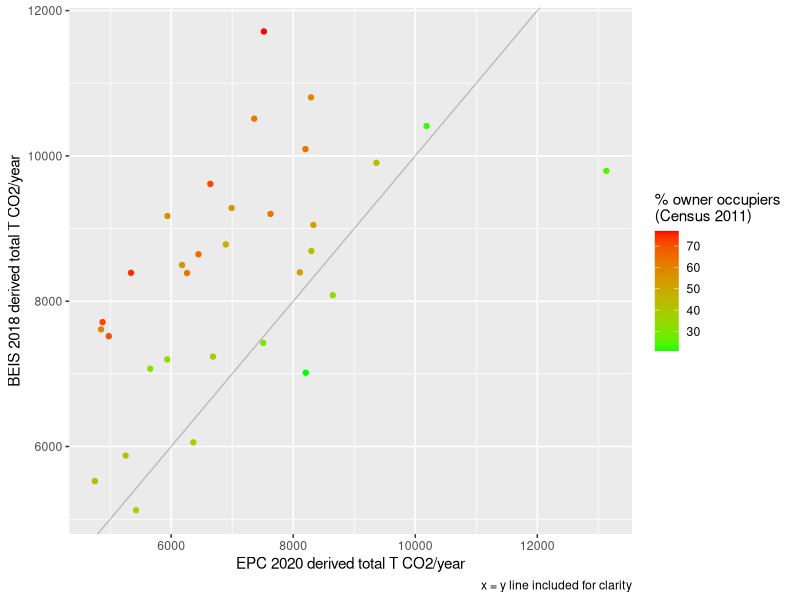
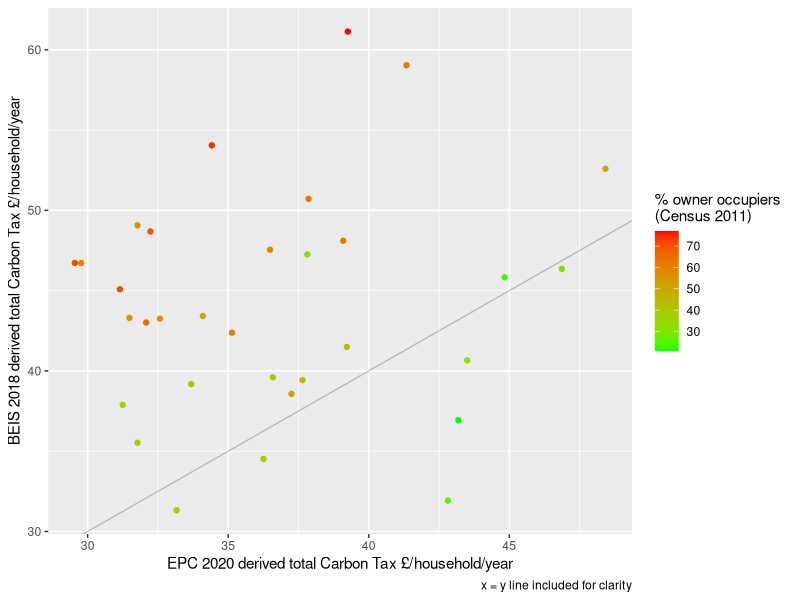
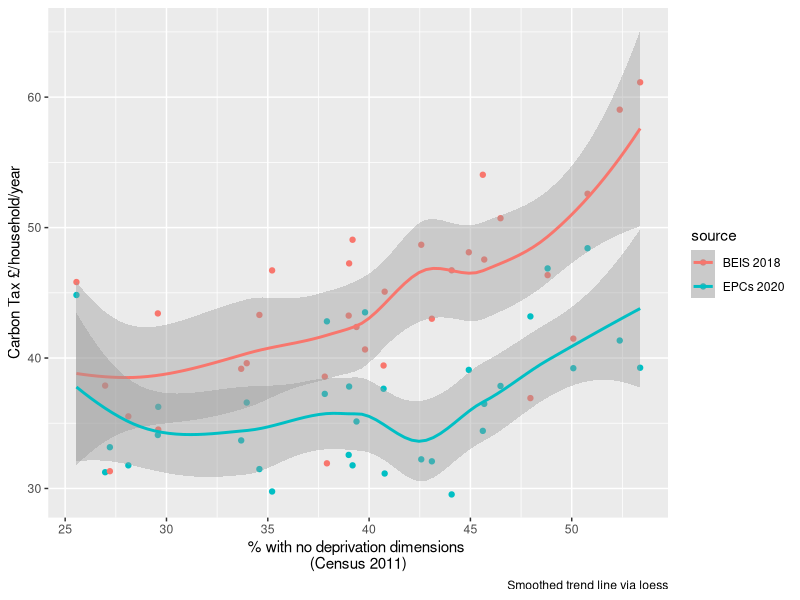
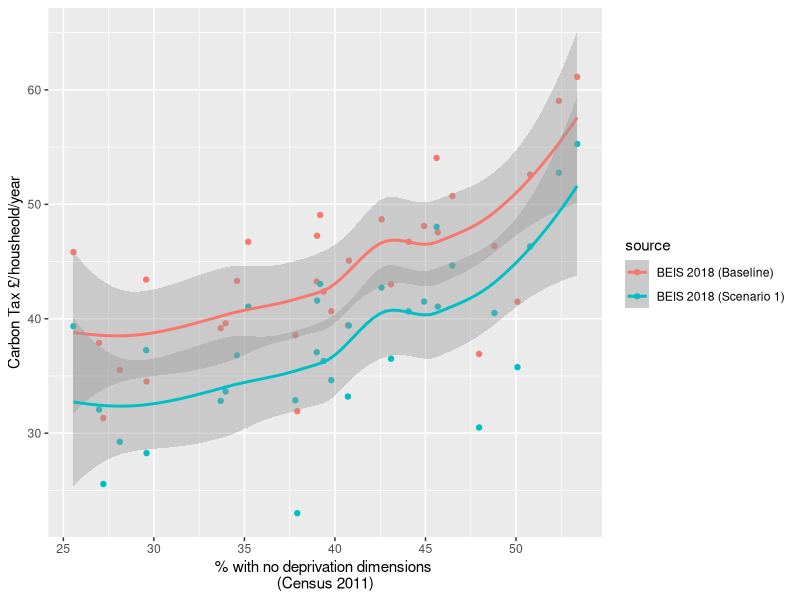
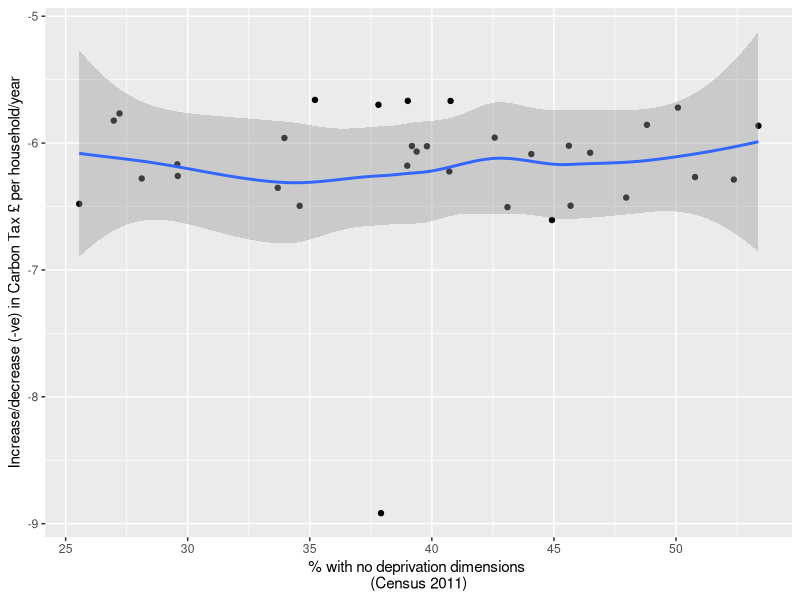

These figures' R source, in order:
## ---- chunk 1
knitr::opts_chunk$set(echo = TRUE)

library(data.table)
library(ggplot2)
library(kableExtra)
library(readxl)
## ---- chunk 2
msoaDT <- data.table::fread(here::here("data", "sotonMSOAdata.csv"))
## ---- chunk 3
elecCF <- 200 # g CO2e/kWh https://www.icax.co.uk/Grid_Carbon_Factors.html
gasCF <- 215 # g CO2e/kWh https://www.icax.co.uk/Carbon_Emissions_Calculator.html
## ---- chunk 4
msoaDT[, sumBEIS_gCO2 := (beisElecMWh*1000)*elecCF + (beisGasMWh*1000)*gasCF] # calculate via g & kWh
msoaDT[, sumBEIS_tCO2 := sumBEIS_gCO2/1000000] # tonnes
## ---- chunk 5
ggplot2::ggplot(msoaDT, aes(x = sumEPC_tCO2, 
                       y = sumBEIS_tCO2,
                       colour = round(ownerOcc_pc))) +
  geom_abline(alpha = 0.2, slope=1, intercept=0) +
  geom_point() +
  scale_color_continuous(name = "% owner occupiers \n(Census 2011)", high = "red", low = "green") +
  #theme(legend.position = "bottom") +
  labs(x = "EPC 2020 derived total T CO2/year",
       y = "BEIS 2018 derived total T CO2/year",
       caption = "x = y line included for clarity")

#outlier <- t[sumEpcMWh > 70000]

msoaDT[, tCO2_diff_pc := 100 * ((sumBEIS_tCO2 - sumEPC_tCO2)/sumBEIS_tCO2)]
message("Distribution of % difference from BEIS derived value")
summary(msoaDT$tCO2_diff_pc)

## ---- chunk 6
t <- msoaDT[, .(sumEPC_tCO2 = sum(sumEPC_tCO2),
            sumBEIS_tCO2 = sum(sumBEIS_tCO2),
            nMSOAs = .N), keyby = .(LAName)]
t[, pc_diff :=  100 * ((sumBEIS_tCO2 - sumEPC_tCO2)/sumBEIS_tCO2)]

kableExtra::kable(t, caption = "Total domestic energy related CO2 emissions for Southampton (tonnes)") %>%
  kable_styling()
## ---- chunk 7
msoaDT[, ct_BEIS := sumBEIS_tCO2 * 16]
msoaDT[, ct_EPCs := sumEPC_tCO2 * 16]

t <- msoaDT[, .(CarbonTaxBEIS_GBP = prettyNum(sum(ct_BEIS), big.mark = ","),
                      CarbonTaxEPCs_GBP = prettyNum(sum(ct_EPCs), big.mark = ",")),
                  keyby = .(LAName)]

kableExtra::kable(t, caption = "Estimated baseline Carbon Tax liability for Southampton households/properties") %>%
  kable_styling()

ct_perHH <- sum(msoaDT$ct_BEIS)/sum(msoaDT$nHHs_tenure)
## ---- chunk 8
ct_perHH <- 102000000/sum(msoaDT$nHHs_tenure)
## ---- chunk 9
ggplot2::ggplot(msoaDT, aes(x = ct_EPCs/nHHs_tenure, 
                       y = ct_BEIS/nHHs_tenure,
                       colour = round(ownerOcc_pc))) +
  geom_abline(alpha = 0.2, slope=1, intercept=0) +
  geom_point() +
  scale_color_continuous(name = "% owner occupiers \n(Census 2011)", high = "red", low = "green") +
  #theme(legend.position = "bottom") +
  labs(x = "EPC 2020 derived total Carbon Tax £/household/year",
       y = "BEIS 2018 derived total Carbon Tax £/household/year",
       caption = "x = y line included for clarity")

#outlier <- t[sumEpcMWh > 70000]
## ---- chunk 10

epcBaseline <- msoaDT[, .(MSOACode, ctSum = ct_EPCs, nHHs_tenure, dep0_pc)]
epcBaseline[, source := "EPCs 2020"]
beisBaseline <- msoaDT[, .(MSOACode, ctSum = ct_BEIS, nHHs_tenure, dep0_pc)]
beisBaseline[, source := "BEIS 2018"]

plotDT <- rbind(epcBaseline,beisBaseline)

ggplot2::ggplot(plotDT, aes(x = dep0_pc, y = ctSum/nHHs_tenure, colour = source)) +
  geom_point() +
  geom_smooth() +
  #theme(legend.position = "bottom") +
  labs(x = "% with no deprivation dimensions \n(Census 2011)",
       y = "Carbon Tax £/household/year",
       caption = "Smoothed trend line via loess")

#outlier <- t[sumEpcMWh > 70000]
## ---- chunk 11
elecCF_scen1 <- 100
## ---- chunk 12

msoaDT[, sumBEIS_gCO2_scen1 := (beisElecMWh*1000)*elecCF_scen1 + (beisGasMWh*1000)*gasCF] # calculate via g & kWh
msoaDT[, sumBEIS_tCO2_scen1 := sumBEIS_gCO2_scen1/1000000] # tonnes

msoaDT[, ct_BEIS_scen1 := sumBEIS_tCO2_scen1 * 16]

t <- msoaDT[, .(Baseline = sum(ct_BEIS),
                Scenario_1 = sum(ct_BEIS_scen1)),
                  keyby = .(LAName)]
t[, reduction_pc := round(100*(1-(Scenario_1/Baseline)))]

kableExtra::kable(t, caption = "Estimated Carbon Tax liability for Southampton households/properties under Scenario 1") %>%
  kable_styling()
## ---- chunk 13

scen1 <- msoaDT[, .(MSOACode, ctSum = ct_BEIS_scen1, dep0_pc,nHHs_tenure)]
scen1[, source := "BEIS 2018 (Scenario 1)"]
beisBaseline[, source := "BEIS 2018 (Baseline)"]
plotDT <- rbind(beisBaseline, scen1)

ggplot2::ggplot(plotDT, aes(x = dep0_pc, y = ctSum/nHHs_tenure, colour = source)) +
  geom_point() +
  geom_smooth() +
  #theme(legend.position = "bottom") +
  labs(x = "% with no deprivation dimensions \n(Census 2011)",
       y = "Carbon Tax £/housheold/year")

#outlier <- t[sumEpcMWh > 70000]
## ---- chunk 14

setkey(beisBaseline, MSOACode)
setkey(scen1, MSOACode)
plotDT <- beisBaseline[scen1]
plotDT[, delta := i.ctSum-ctSum]

ggplot2::ggplot(plotDT, aes(x = dep0_pc, y = delta/nHHs_tenure)) +
  geom_point() +
  geom_smooth() +
  #theme(legend.position = "bottom") +
  labs(x = "% with no deprivation dimensions \n(Census 2011)",
       y = "Increase/decrease (-ve) in Carbon Tax £ per household/year")

outlier <- plotDT[delta < -40000]
outlier$MSOACode
